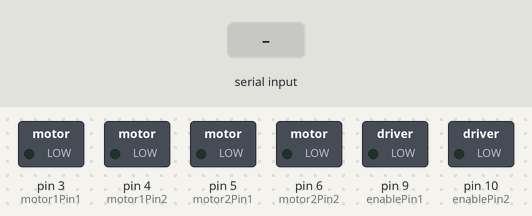
A sketch run on a simulated Arduino Uno, built with avr-gcc and run on an emulated ATmega328P. Shown: switched loads named in the sketch (green lamp = pin HIGH). The test bench sets the inputs (shaded band).

Above: at 1.2 s.
1.3 s: "90,45\n" received over Serial
At 1.37 s:
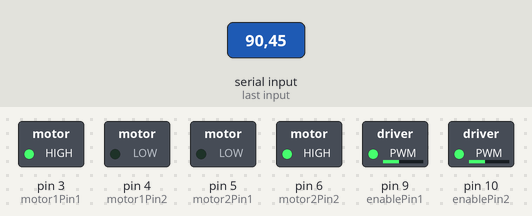
Timing chart, 0 to 4.3 s (numbered marks = the images above; inputs shaded):
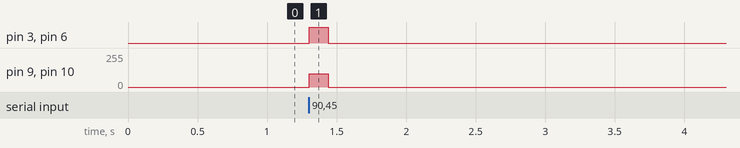

Measured:
- after the input at 1.3 s, pin 3 (motor1Pin1), pin 6 (motor2Pin2): LOW → HIGH at once, → LOW 0.14 s later; pin 9 (enablePin1), pin 10 (enablePin2): 0/255 → 100/255 at once, → 0/255 0.14 s later

The sketch:

hello.ino
```cpp
// Define motor pins
const int motor1Pin1 = 3;  // IN1 on L298N (Motor 1)
const int motor1Pin2 = 4;  // IN2 on L298N (Motor 1)
const int motor2Pin1 = 5;  // IN3 on L298N (Motor 2)
const int motor2Pin2 = 6;  // IN4 on L298N (Motor 2)
const int enablePin1 = 9;  // ENA on L298N (PWM for Motor 1)
const int enablePin2 = 10; // ENB on L298N (PWM for Motor 2)

void setup() {
  // Set motor pins as outputs
  pinMode(motor1Pin1, OUTPUT);
  pinMode(motor1Pin2, OUTPUT);
  pinMode(motor2Pin1, OUTPUT);
  pinMode(motor2Pin2, OUTPUT);
  pinMode(enablePin1, OUTPUT);
  pinMode(enablePin2, OUTPUT);

  // Initialize serial communication
  Serial.begin(9600);

  // Set initial motor state (stop)
  stopMotors();
}

void loop() {
  if (Serial.available() > 0) {
    // Read the rotation duration from the serial port
    int duration = Serial.parseInt();

    // Rotate the robot car
    rotateRobot(duration);

    // Stop the motors after rotation
    stopMotors();
  }
}

void rotateRobot(int duration) {
  // Set motors to rotate (adjust pins for your setup)
  // Motor 1: Rotate clockwise
  digitalWrite(motor1Pin1, HIGH);
  digitalWrite(motor1Pin2, LOW);
  // Motor 2: Rotate counterclockwise
  digitalWrite(motor2Pin1, LOW);
  digitalWrite(motor2Pin2, HIGH);

  // Enable both motors with a fixed PWM value (e.g., 200)
  analogWrite(enablePin1, 100);  // Set speed for Motor 1
  analogWrite(enablePin2, 100);  // Set speed for Motor 2

  // Wait for the specified duration
  delay(duration);
}

void stopMotors() {
  // Stop both motors
  digitalWrite(motor1Pin1, LOW);
  digitalWrite(motor1Pin2, LOW);
  digitalWrite(motor2Pin1, LOW);
  digitalWrite(motor2Pin2, LOW);

  // Disable both motors
  analogWrite(enablePin1, 0);  // Set speed to 0 for Motor 1
  analogWrite(enablePin2, 0);  // Set speed to 0 for Motor 2
}
```
